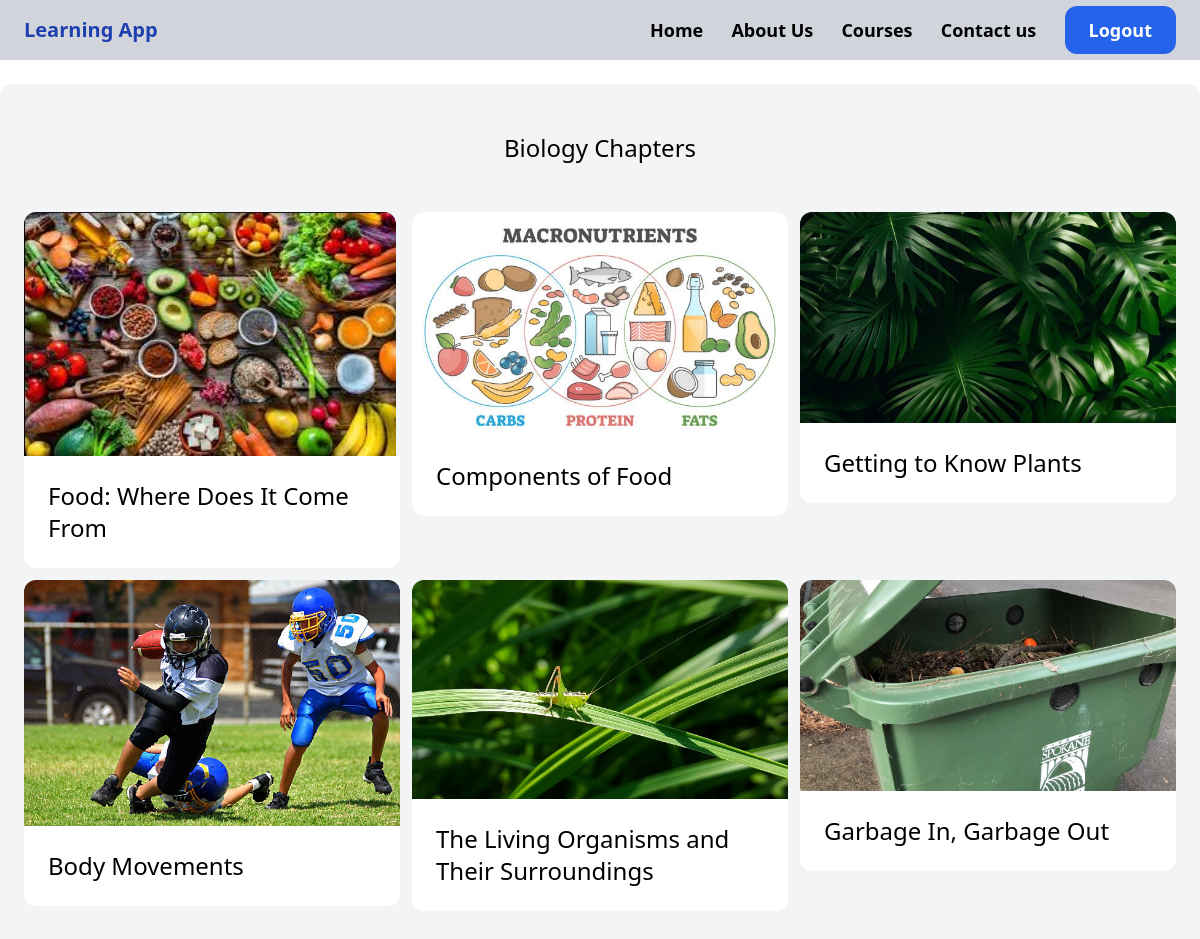
Page /biology/ on the committed database.
### biology/models.py (models this page shows, shortened)
class BiologyTopic(models.Model):
    title = models.CharField(max_length=100)
    image = models.ImageField(upload_to='biology/images/')

### biology/views.py (the view)
# urls.py: path('',views.biology_chapter_view,name="biology_chapters"),
def biology_chapter_view(request):
    biology_chapters=BiologyTopic.objects.all()
    return render(request,'biology/biology.html',{'biology_chapters':biology_chapters})

### biology/templates/biology/biology.html
{% extends 'core/base.html' %} {% block content %}
<div class="mt-6 px-6 py-12 bg-gray-100 rounded-xl">
    <h2 class="mb-12 text-2xl text-center">Biology Chapters</h2>
    <div class="grid grid-cols-3 gap-3">
      {% for chapter in biology_chapters %}
      <div>
        <a href="{% url 'biology_detail' chapter.id %}">
          <div>
            <img src="{{ chapter.image.url }}" class="rounded-t-xl" />
          </div>
          <div class="p-6 bg-white rounded-b-xl">
            <h2 class="text-2xl">{{ chapter.title }}</h2>
          </div>
        </a>
      </div>
      {% endfor %}
    </div>
  </div>
{% endblock %}

### rows in the picture
BiologyTopic: image (picture), title "Food: Where Does It Come From"
BiologyTopic: image (picture), title "Components of Food"
BiologyTopic: image (picture), title "Getting to Know Plants"
BiologyTopic: image (picture), title "Body Movements"
BiologyTopic: image (picture), title "The Living Organisms and Their Surroundings"
BiologyTopic: image (picture), title "Garbage In, Garbage Out"
